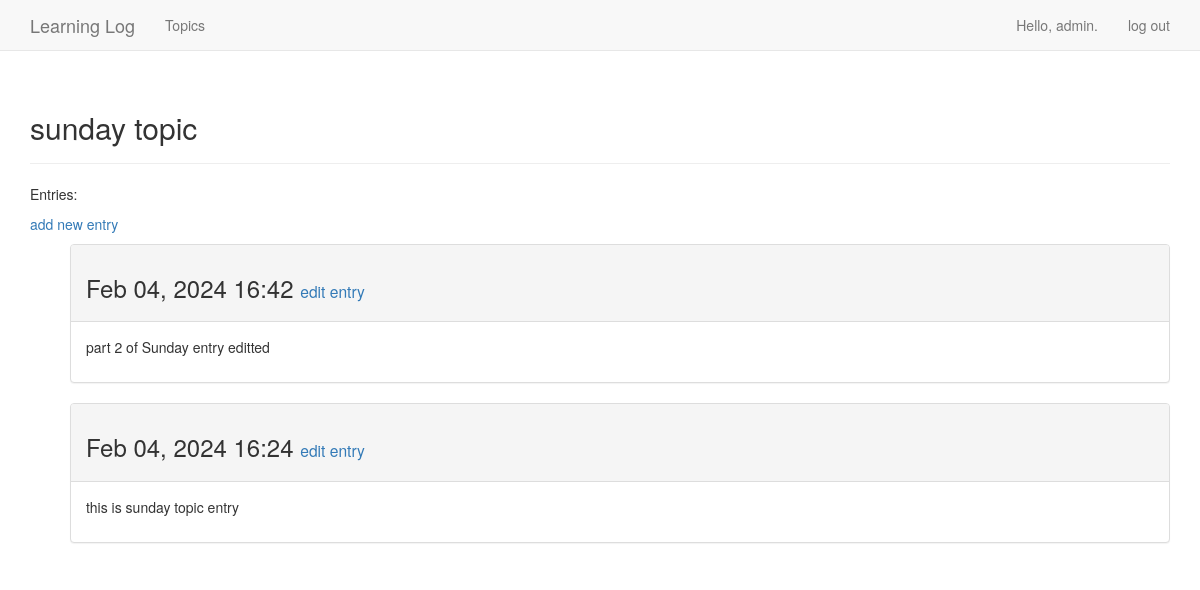
The app's page /topics/7 (signed in), older data.
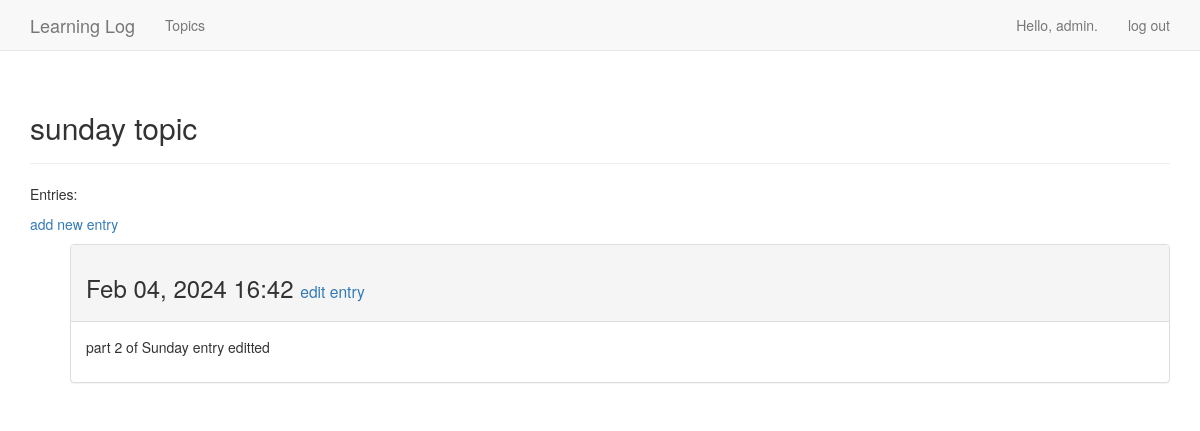
The same page, newer data.
### learning_logs/models.py (models this page shows, shortened)
class Topic(models.Model):
    text = models.CharField(max_length=200)
    date_added = models.DateTimeField(auto_now_add=True)
    owner = models.ForeignKey(User, on_delete=models.CASCADE)
    def __str__(self):
        return self.text

class Entry(models.Model):
    topic = models.ForeignKey(Topic, on_delete=models.CASCADE)
    text = models.TextField()
    date_added = models.DateTimeField(auto_now_add=True)
    class Meta:
        verbose_name_plural = 'entries'

### learning_logs/views.py (the view)
# urls.py: path("topics/<topic_id>", views.topic, name="topic"),
@login_required
def topic(request, topic_id):
    topic = Topic.objects.get(id=topic_id)
    if topic.owner != request.user:
        raise Http404
    entries = topic.entry_set.order_by('-date_added')
    context = {'topic':topic, 'entries':entries}
    return render(request, 'learning_logs/topic.html', context)

### learning_logs/templates/learning_logs/topic.html (shortened to what this page needs)
{% extends "learning_logs/base.html" %}
{% block header %}
 <h2>{{ topic }}</h2>
{% endblock header %}
    {% block content %}
    <p>Entries:</p>
    <p>
        <a href="{% url 'new_entry' topic.id %}">add new entry</a>
    </p>
    <ul>
        {% for entry in entries %}
            <div class="panel panel-default">
                <div class="panel-heading">
                    <h3>
                        {{ entry.date_added|date:'M d, Y H:i' }}
                        <small>
                            <a href="{% url 'edit_entry' entry.id %}"> edit entry</a>
                        </small>
                    </h3>
                </div>
                <div class="panel-body">
                    {{ entry.text|linebreaks }}
                </div>
            </div>
        {% empty %}
            There are no entries for this project yet!
        {% endfor %}
    </ul>
    {% endblock content %}

### learning_logs/templates/learning_logs/base.html (shortened to what this page needs)
{% load bootstrap3 %}
<!DOCTYPE html>
<html lang="en">
<head>
    {% bootstrap_css %}
</head>
<body>
    <nav class="navbar navbar-default navbar-static-top">
        <div class="container">
            <div class="navbar-header">
                <a class="navbar-brand" href="{% url 'index' %}">
                    Learning Log</a>
            </div>
            <div id="navbar" class="navbar-collapse collapse">
                <ul class="nav navbar-nav">
                    <li><a href="{% url 'topics' %}">Topics</a></li>
                </ul>
                <ul class="nav navbar-nav navbar-right">
                    {% if user.is_authenticated %}
                        <li><a>Hello, {{ user.username }}.</a></li>
                        <li><a href="{% url 'logout' %}">log out</a></li>
                    {% else %}
                        <li><a href="{% url 'register' %}">register</a></li>
                        <li><a href="{% url 'login' %}">log in</a></li>
                    {% endif %}
                </ul>
            </div>
        </div>
    </nav>
    <div class="container">
        <div class="page-header">
            {% block header %}{% endblock header %}
        </div>
        <div>
            {% block content %}{% endblock content %}
        </div>
    </div>
</body>
</html>

Row changes from the older to the newer data that the page shows:
removed Entry: date_added "Feb 04, 2024 16:24", text "this is sunday topic entry"
